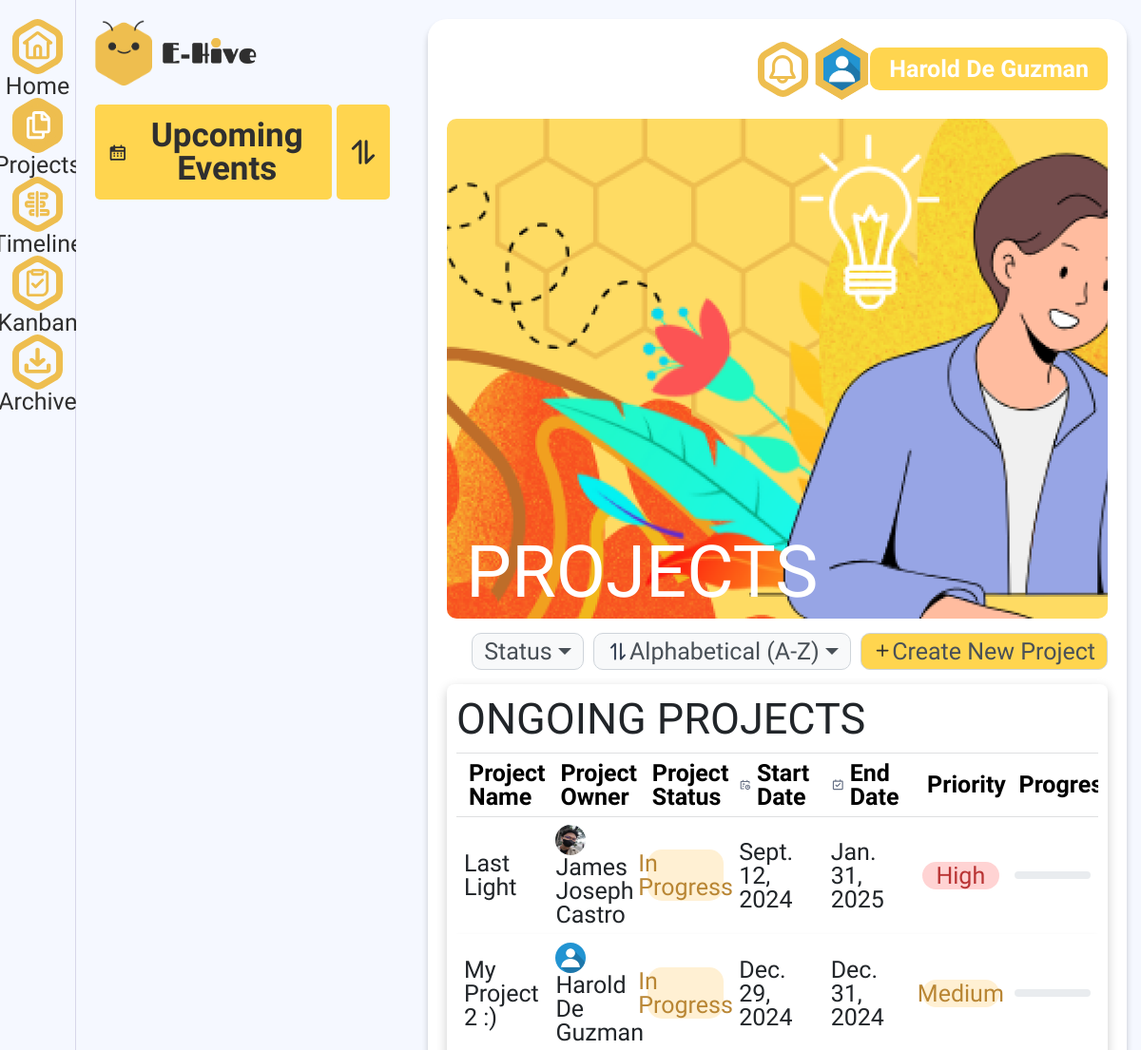
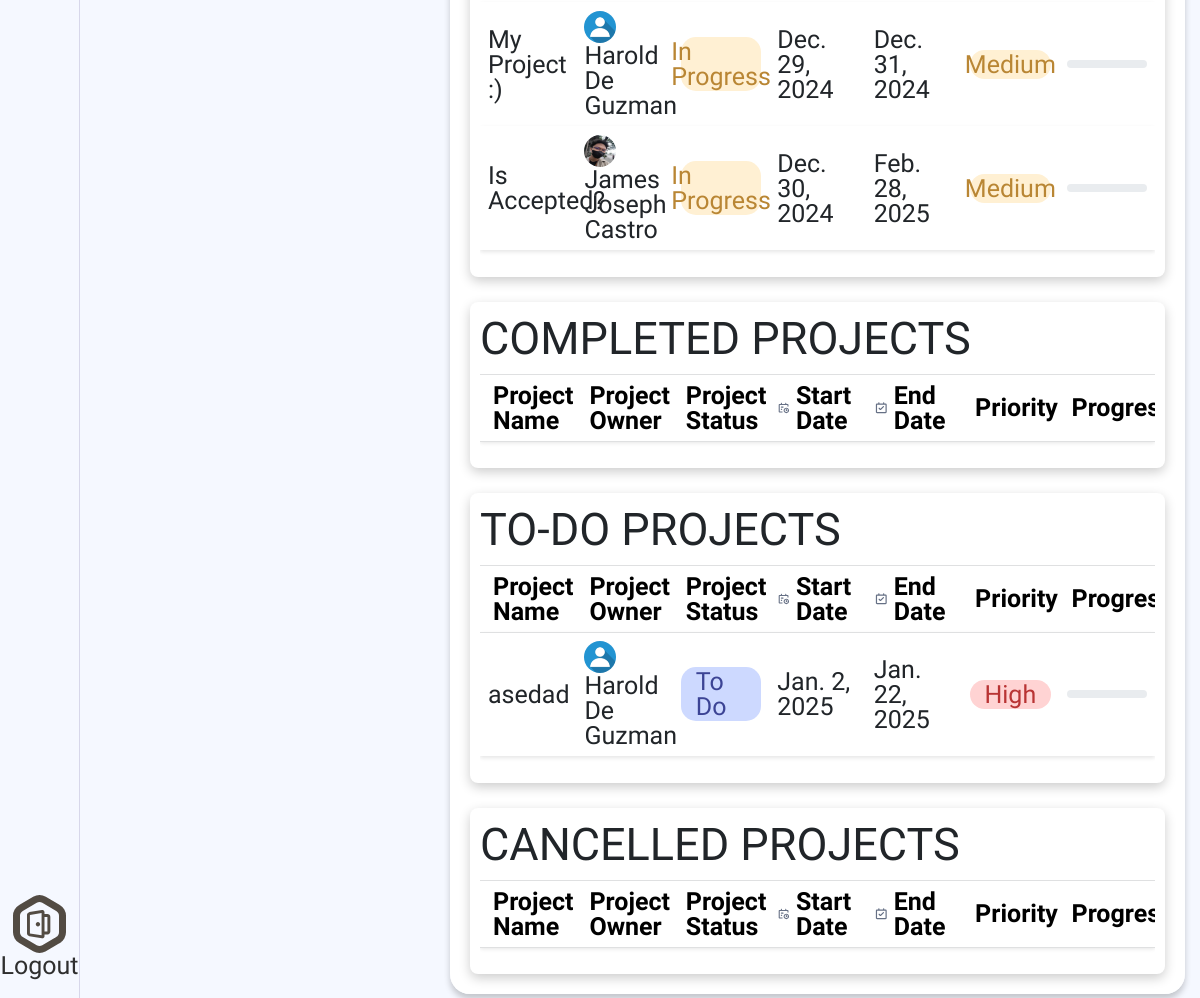
Page /my_app/project/ (signed in) on the committed database (2 pictures, top to bottom).
### my_app/models.py (models this page shows, shortened)
class User(models.Model):
    first_name = models.CharField(max_length=100)
    last_name = models.CharField(max_length=100)
    email = models.EmailField(unique=True)
    password = models.CharField(max_length=128)
    birthday = models.DateField()
    picture = models.CharField(
        max_length=255,
        blank=True,
        null=True,
        default='/static/profile_pictures/default_profile.jpg'
    )
    def __str__(self):
        return f"{self.first_name} {self.last_name}"

class Project(models.Model):
    project_name = models.CharField(max_length=100)
    project_description = models.TextField(null=True)
    start_date = models.DateField()
    end_date = models.DateField()
    PROJECT_STATUS_CHOICES = [
        ('TO_DO', 'To Do'),
        ('IN_PROGRESS', 'In Progress'),
        ('COMPLETED', 'Completed'),
        ('CANCELLED', 'Cancelled'),
    ]
    project_status = models.CharField(max_length=20, choices=PROJECT_STATUS_CHOICES, default='TO_DO')
    PROJECT_PRIORITY_CHOICES = [
        ('LOW', 'Low'),
        ('MEDIUM', 'Medium'),
        ('HIGH', 'High'),
    ]
    project_priority = models.CharField(max_length=10, choices=PROJECT_PRIORITY_CHOICES, default='MEDIUM')
    user = models.ForeignKey('User', on_delete=models.CASCADE, related_name='projects')
    background = models.CharField(max_length=255, blank=True, null=True)
    is_archived = models.BooleanField(default=False)
    def __str__(self):
        return f"Project {self.id}: {self.project_name} | Owner: {self.user.first_name}"

### my_app/views.py (the view)
    def wrapper(request, *args, **kwargs):
        if 'user_id' not in request.session:
            return redirect('login')
        return view_func(request, *args, **kwargs)

### my_app/templates/project.html (shortened to what this page needs)
{% extends 'base.html' %}
{% block content %}
{% load static %}
<link href="https://cdn.jsdelivr.net/npm/bootstrap@5.3.0-alpha1/dist/css/bootstrap.min.css" rel="stylesheet">
<link rel="stylesheet" href="{% static 'css/project.css' %}">
<div class="dashboard">
    <main style="background: url({% static 'img/home/bgh.png' %}) no-repeat center center; background-size: cover;">
        <header>
            <div class="out-welcome">
                <div class="welcome" style="background: url({% static 'img/banner/project.png' %}) no-repeat center center; background-size: cover;"></div>
            <h3>PROJECTS</h3>
            </div>
        {% include 'profile_temp.html' %}
    </header>
    <div class="custom-dropdown">
        <div class="dropdown">
            <button class="btn btn-light dropdown-toggle" type="button" data-bs-toggle="dropdown">
                Status
            </button>
        </div>
        <div class="dropdown">
            <button class="btn btn-light dropdown-toggle" type="button" data-bs-toggle="dropdown">
            Alphabetical (A-Z)
            </button>
        </div>
        <button class="btn yellow"style="background-color: #FFD54F;" type="button" id="openModalButton">
            <svg width="20" height="20" viewBox="0 0 20 20" fill="none" xmlns="http://www.w3.org/2000/svg">
                <path d="M10.0917 4.00659V15.2252M4.48242 9.61589H15.701" stroke="#2F2F2F" stroke-width="1.60586" stroke-linecap="round" stroke-linejoin="round"/>
            </svg>
            Create New Project
        </button>
    </div>
    <div class="projects">
    <div class="conts">
        <div class="top">
            <h1>ONGOING PROJECTS</h1>
        </div>
        <div class="table-responsive">
            <table class="table table-hover table-bordered project-table">
                <thead class="table-light">
                    <tr>
                        <th>
                            <span>
                            Project Name</th>
                        <th>
                            <span>
                            Project Owner</th>
                        <th>
                            <span>
                            Project Status</th>
                        <th>
                            <span>
                            Start Date</th>
                        <th>
                            <span>
                            End Date</th>
                        <th>
                            <span>
                            Priority</th>
                        <th>
                            <span>
                            Progress</th>
                    </tr>
                </thead>
                <tbody>
                    {% if projects %}
                        {% for project in projects %}
                            {% if project.project_status == 'IN_PROGRESS' %}
                                <tr onclick="window.location.href='{% url 'view_proj' project.id %}'" style="cursor: pointer;">
                                    <td>{{ project.project_name }}</td>
                                    <td>
                                        <img src="{{ project.user.picture }}" alt="Avatar" style="width: 32px; height: 32px; border-radius: 50%;">
                                        {{ project.user.first_name }} {{ project.user.last_name }}
                                    </td>
                                    <td>
                                        <span class="status-badge status-{{ project.project_status|lower }}">{{ project.get_project_status_display }}</span>
                                    </td>
                                    <td>{{ project.start_date }}</td>
                                    <td>{{ project.end_date }}</td>
                                    <td>
                                        <span class="priority-{{ project.project_priority|lower }}">{{ project.get_project_priority_display }}</span>
                                    </td>
                                    <td>
                                        <div class="progress" style="height: 8px;">
                                        </div>
                                    </td>
                                </tr>
                            {% elif project.some_value == 0 %}
                                <tr>
                                    <td colspan="7" style="text-align: center;">No projects found.</td>
                                </tr>
                            {% endif %}
                        {% endfor %}
                    {% else %}
                        <tr>
                            <td colspan="7" style="text-align: center;">No projects found.</td>
                        </tr>
                    {% endif %}
                </tbody>
            </table>
        </div>
    </div>
    <div class="conts">
        <div class="top">
            <h1>COMPLETED PROJECTS</h1>
        </div>
        <div class="table-responsive">
            <table class="table table-hover table-bordered project-table">
                <thead class="table-light">
                    <tr>
                        <th>
                            <span>
                            Project Name</th>
                        <th>
                            <span>
                            Project Owner</th>
                        <th>
                            <span>
                            Project Status</th>
                        <th>
                            <span>
                            Start Date</th>
                        <th>
                            <span>
                            End Date</th>
                        <th>
                            <span>
                            Priority</th>
                        <th>
                            <span>
                            Progress</th>
                    </tr>
                </thead>
            </table>
        </div>
    </div>
    <div class="conts">
        <div class="top">
            <h1>TO-DO PROJECTS</h1>
        </div>
        <div class="table-responsive">
            <table class="table table-hover table-bordered project-table">
                <thead class="table-light">
                    <tr>
                        <th>
                            <span>
                            Project Name</th>
                        <th>
                            <span>
                            Project Owner</th>
                        <th>
                            <span>
                            Project Status</th>
                        <th>
                            <span>
                            Start Date</th>
                        <th>
                            <span>
                            End Date</th>
                        <th>
                            <span>
                            Priority</th>
                        <th>
                            <span>
                            Progress</th>
                    </tr>
                </thead>
                <tbody>
                    {% if projects %}
                        {% for project in projects %}
                            {% if project.project_status == 'TO_DO' %}
                                <tr onclick="window.location.href='{% url 'view_proj' project.id %}'" style="cursor: pointer;">
                                    <td>{{ project.project_name }}</td>
                                    <td>
                                        <img src="{{ project.user.picture }}" alt="Avatar" style="width: 32px; height: 32px; border-radius: 50%;">
                                        {{ project.user.first_name }} {{ project.user.last_name }}
                                    </td>
                                    <td>
                                        <span class="status-badge status-{{ project.project_status|lower }}">{{ project.get_project_status_display }}</span>
                                    </td>
                                    <td>{{ project.start_date }}</td>
                                    <td>{{ project.end_date }}</td>
                                    <td>
                                        <span class="priority-{{ project.project_priority|lower }}">{{ project.get_project_priority_display }}</span>
                                    </td>
                                    <td>
                                        <div class="progress" style="height: 8px;">
                                        </div>
                                    </td>
                                </tr>
                            {% elif project.some_value == 0 %}
                                <tr>
                                    <td colspan="7" style="text-align: center;">No projects found.</td>
                                </tr>
                            {% endif %}
                        {% endfor %}
                    {% else %}
                        <tr>
                            <td colspan="7" style="text-align: center;">No projects found.</td>
                        </tr>
                    {% endif %}
                </tbody>
            </table>
        </div>
    </div>
    <div class="conts">
        <div class="top">
            <h1>CANCELLED PROJECTS</h1>
        </div>
        <div class="table-responsive">
            <table class="table table-hover table-bordered project-table">
                <thead class="table-light">
                    <tr>
                        <th>
                            <span>
                            Project Name</th>
                        <th>
                            <span>
                            Project Owner</th>
                        <th>
                            <span>
                            Project Status</th>
                        <th>
                            <span>
                            Start Date</th>
                        <th>
                            <span>
                            End Date</th>
                        <th>
                            <span>
                            Priority</th>
                        <th>
                            <span>
                            Progress</th>
                    </tr>
                </thead>
            </table>
        </div>
    </div>
</div>
    </main>
</div>
{% endblock %}

### my_app/templates/profile_temp.html (shortened to what this page needs)
{% load static %}
<link rel="stylesheet" href="{% static 'css/profile_temp.css' %}">
<div class="profile">
    <div class="notification notification-icon-svg" >
    </div>
    <a href="{% url 'profile'%}">
        <div class="hexagon2-btn-wrapper">
            <div class="hexagon2">
                <img src="{{ user_profile }}" alt="Profile Picture" class="avatar2">
            </div>
        </div>
        <div class="profile-card">
            <span class="name">{{ user_name }}</span>
        </div>
    </a>
</div>

### rows in the picture
User: picture (placeholder picture)
Project: project_name "Last Light", user.picture (picture), user.first_name "James Joseph", user.last_name "Castro", project_status "In Progress", start_date "Sept. 12, 2024", end_date "Jan. 31, 2025", project_priority "High"
Project: project_name "My Project 2 :)", user.picture (placeholder picture), user.first_name "Harold", user.last_name "De Guzman", project_status "In Progress", start_date "Dec. 29, 2024", end_date "Dec. 31, 2024", project_priority "Medium"
Project: project_name "My Project :)", user.picture (placeholder picture), user.first_name "Harold", user.last_name "De Guzman", project_status "In Progress", start_date "Dec. 29, 2024", end_date "Dec. 31, 2024", project_priority "Medium"
Project: project_name "Is Accepted?", user.picture (picture), user.first_name "James Joseph", user.last_name "Castro", project_status "In Progress", start_date "Dec. 30, 2024", end_date "Feb. 28, 2025", project_priority "Medium"
Project: project_name "asedad", user.picture (placeholder picture), user.first_name "Harold", user.last_name "De Guzman", project_status "To Do", start_date "Jan. 2, 2025", end_date "Jan. 22, 2025", project_priority "High"

### other values in the picture
{{ user_name }} "Harold De Guzman"
